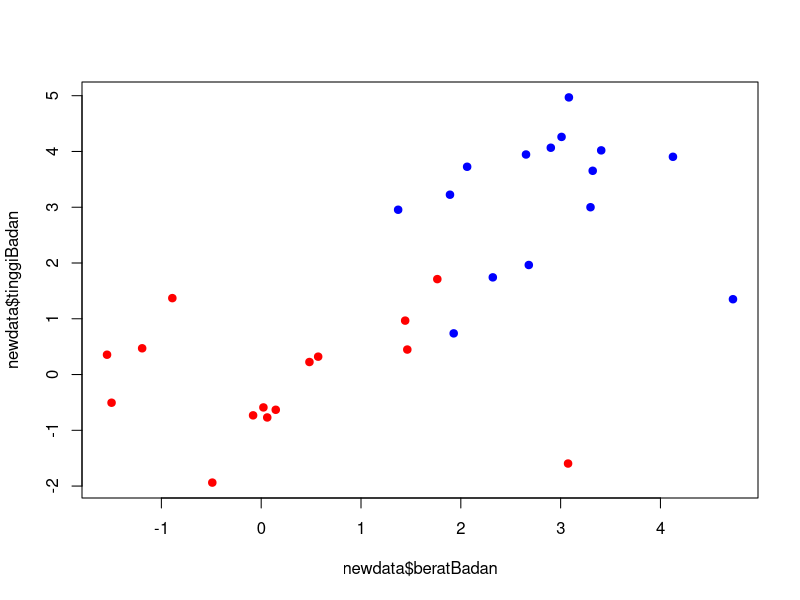
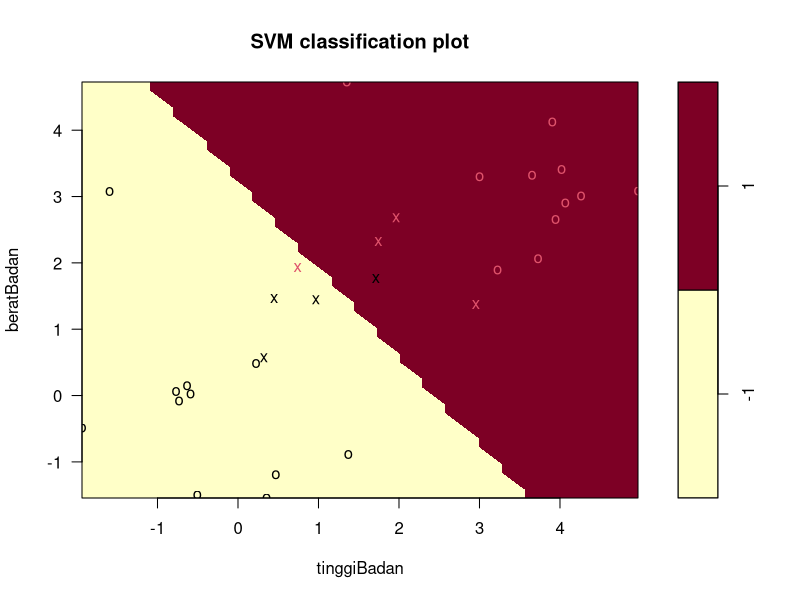

Generate these figures, in order, with R: (Note: this script raises an error after producing the figures.)
## ---- chunk 1
set.seed(756)
## ---- chunk 2
x <-  matrix(rnorm(60), 30, 2)
x
## ---- chunk 3
y <-  factor(rep(c(-1, 1), c(15, 15)))
y
## ---- chunk 4
x[y == 1, ] <- x[y == 1, ] + 3
x
## ---- chunk 5
newdata <- data.frame(x,y)
head(newdata)
## ---- chunk 6
colnames(newdata) <- c("beratBadan", "tinggiBadan", "Ideal")
newdata
## ---- chunk 7
plot(newdata$beratBadan,newdata$tinggiBadan, col = ifelse(y=="1", "blue", "red"), pch = 19)
## ---- chunk 8
library(e1071)
modelSVM1 <- svm(Ideal ~ ., data = newdata, kernel = "linear")
print(modelSVM1)
## ---- chunk 9
plot(modelSVM1, newdata)
## ---- chunk 10
library(caret)
set.seed(1)
trainIndex <- createDataPartition(newdata$Ideal, p = 0.6)$Resample1
trainingSet <- newdata[trainIndex, ]
testingSet <- newdata[-trainIndex, ]
trainingSet
testingSet
## ---- chunk 11
summary(newdata)
## ---- chunk 12
library(caret)
train_control <- trainControl(method="cv", number=20)
modelNB <- train(Ideal ~ beratBadan + tinggiBadan, method = "nb", trControl = train_control, data = newdata)
modelNB$resample
confusionMatrix(modelNB)
## ---- chunk 13
train_control <- trainControl(method="repeatedcv", number=20, repeats=100)
modelNB <- train(Ideal ~ tinggiBadan + beratBadan, method = "nb", trControl = train_control, data = newdata)
modelNB$resample
confusionMatrix(modelNB)
## ---- chunk 14
train_control <- trainControl(method="LOOCV")
modelNB <- train(Ideal ~ tinggiBadan + beratBadan , method = "nb", trControl = train_control, data = newdata)
modelNB$results
